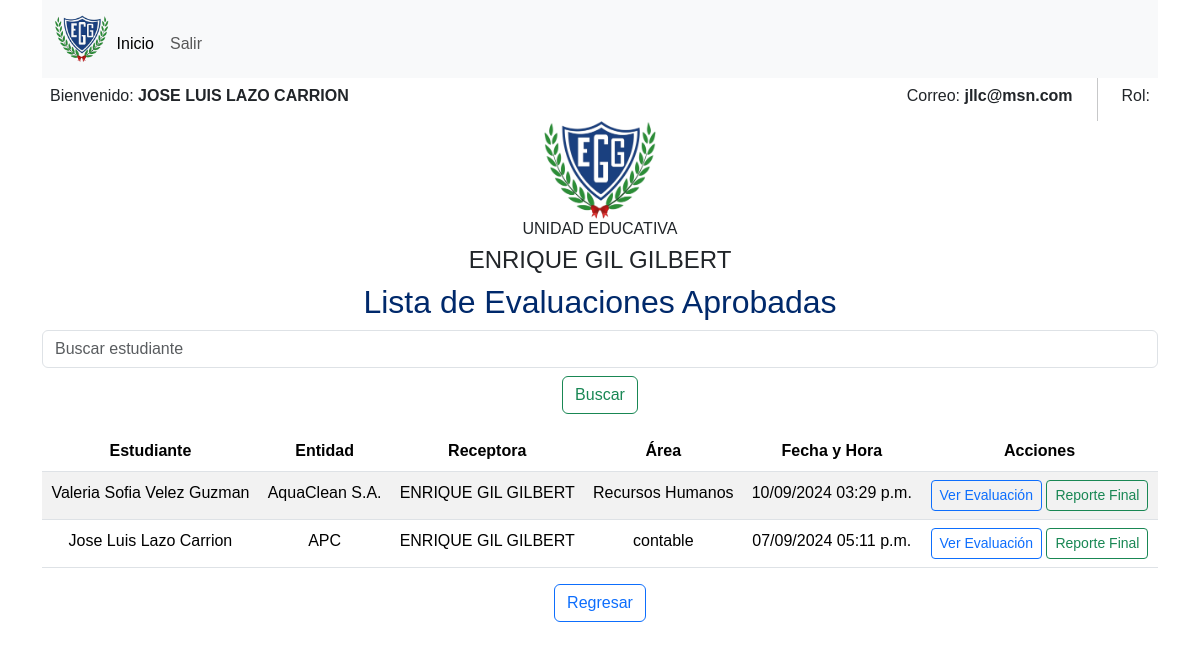
The page /evaluacion_aprobada_lista/ (signed in) on the database its author committed.
### estudiantes/models.py (models this page shows, shortened)
class Evaluacion(models.Model):
    estudiante = models.CharField(max_length=255)
    entidad = models.CharField(max_length=255)
    receptora = models.CharField(max_length=255)
    area = models.CharField(max_length=255)
    estado = models.CharField(max_length=20, default='Espera')
    fecha_hora_registro = models.DateTimeField(auto_now_add=True)
    perfil = models.IntegerField(default=0)
    evaluacion_1_1 = models.CharField(max_length=1, blank=True, null=True)
    evaluacion_1_2 = models.CharField(max_length=1, blank=True, null=True)
    evaluacion_1_3 = models.CharField(max_length=1, blank=True, null=True)
    evaluacion_1_4 = models.CharField(max_length=1, blank=True, null=True)
    evaluacion_1_5 = models.CharField(max_length=1, blank=True, null=True)
    evaluacion_2_1 = models.CharField(max_length=1, blank=True, null=True)
    evaluacion_2_2 = models.CharField(max_length=1, blank=True, null=True)
    evaluacion_2_3 = models.CharField(max_length=1, blank=True, null=True)
    evaluacion_2_4 = models.CharField(max_length=1, blank=True, null=True)
    evaluacion_2_5 = models.CharField(max_length=1, blank=True, null=True)
    evaluacion_3_1 = models.CharField(max_length=1, blank=True, null=True)
    evaluacion_3_2 = models.CharField(max_length=1, blank=True, null=True)
    evaluacion_3_3 = models.CharField(max_length=1, blank=True, null=True)
    evaluacion_3_4 = models.CharField(max_length=1, blank=True, null=True)
    evaluacion_3_5 = models.CharField(max_length=1, blank=True, null=True)
    evaluacion_4_1 = models.CharField(max_length=1, blank=True, null=True)
    evaluacion_4_2 = models.CharField(max_length=1, blank=True, null=True)
    evaluacion_4_3 = models.CharField(max_length=1, blank=True, null=True)
    evaluacion_4_4 = models.CharField(max_length=1, blank=True, null=True)
    evaluacion_4_5 = models.CharField(max_length=1, blank=True, null=True)
    evaluacion_5_1 = models.CharField(max_length=1, blank=True, null=True)
    evaluacion_5_2 = models.CharField(max_length=1, blank=True, null=True)
    evaluacion_5_3 = models.CharField(max_length=1, blank=True, null=True)
    evaluacion_5_4 = models.CharField(max_length=1, blank=True, null=True)
    evaluacion_5_5 = models.CharField(max_length=1, blank=True, null=True)
    evaluacion_6_1 = models.CharField(max_length=1, blank=True, null=True)
    evaluacion_6_2 = models.CharField(max_length=1, blank=True, null=True)
    evaluacion_6_3 = models.CharField(max_length=1, blank=True, null=True)
    evaluacion_6_4 = models.CharField(max_length=1, blank=True, null=True)
    evaluacion_6_5 = models.CharField(max_length=1, blank=True, null=True)
    evaluacion_7_1 = models.CharField(max_length=1, blank=True, null=True)
    evaluacion_7_2 = models.CharField(max_length=1, blank=True, null=True)
    evaluacion_7_3 = models.CharField(max_length=1, blank=True, null=True)
    evaluacion_7_4 = models.CharField(max_length=1, blank=True, null=True)
    evaluacion_7_5 = models.CharField(max_length=1, blank=True, null=True)
    evaluacion_8_1 = models.CharField(max_length=1, blank=True, null=True)
    evaluacion_8_2 = models.CharField(max_length=1, blank=True, null=True)
    evaluacion_8_3 = models.CharField(max_length=1, blank=True, null=True)
    evaluacion_8_4 = models.CharField(max_length=1, blank=True, null=True)
    evaluacion_8_5 = models.CharField(max_length=1, blank=True, null=True)
    evaluacion_9_1 = models.CharField(max_length=1, blank=True, null=True)
    evaluacion_9_2 = models.CharField(max_length=1, blank=True, null=True)
    evaluacion_9_3 = models.CharField(max_length=1, blank=True, null=True)
    evaluacion_9_4 = models.CharField(max_length=1, blank=True, null=True)
    evaluacion_9_5 = models.CharField(max_length=1, blank=True, null=True)
    evaluacion_10_1 = models.CharField(max_length=1, blank=True, null=True)
    evaluacion_10_2 = models.CharField(max_length=1, blank=True, null=True)
    evaluacion_10_3 = models.CharField(max_length=1, blank=True, null=True)
    evaluacion_10_4 = models.CharField(max_length=1, blank=True, null=True)
    evaluacion_10_5 = models.CharField(max_length=1, blank=True, null=True)
    evaluacion_11_1 = models.CharField(max_length=1, blank=True, null=True)
    evaluacion_11_2 = models.CharField(max_length=1, blank=True, null=True)
    evaluacion_11_3 = models.CharField(max_length=1, blank=True, null=True)
    evaluacion_11_4 = models.CharField(max_length=1, blank=True, null=True)
    evaluacion_11_5 = models.CharField(max_length=1, blank=True, null=True)
    evaluacion_12_1 = models.CharField(max_length=1, blank=True, null=True)
    evaluacion_12_2 = models.CharField(max_length=1, blank=True, null=True)
    evaluacion_12_3 = models.CharField(max_length=1, blank=True, null=True)
    evaluacion_12_4 = models.CharField(max_length=1, blank=True, null=True)
    evaluacion_12_5 = models.CharField(max_length=1, blank=True, null=True)

### estudiantes/views.py (the view)
# urls.py: path('evaluacion_aprobada_lista/', views.evaluacion_aprobada_lista, name='evaluacion_aprobada_lista'),
@login_required
def evaluacion_aprobada_lista(request):
    query = request.GET.get('q', '')  # Captura el valor de búsqueda
    evaluaciones = Evaluacion.objects.filter(estado='Aprobado').order_by('-fecha_hora_registro')
    if query:
        evaluaciones = evaluaciones.filter(Q(estudiante__icontains=query))
    context = {
        'evaluaciones': evaluaciones,
        'query': query,  # Pasar el valor de búsqueda al contexto
    }
    return render(request, 'evaluacion_aprobadalista.html', context)

### templates/evaluacion_aprobadalista.html (shortened to what this page needs)
{% extends 'bases/basehome.html' %}
{% block content %}
<h2>Lista de Evaluaciones Aprobadas</h2>
<form method="GET" action="{% url 'evaluacion_aprobada_lista' %}" class="mb-3">
    <input type="text" name="q" value="{{ query }}" class="form-control" placeholder="Buscar estudiante">
    <button type="submit" class="btn btn-outline-success mt-2">Buscar</button>
</form>
<div class="table-responsive">
  <table class="table table-striped table-hover">
      <thead>
          <tr>
              <th>Estudiante</th>
              <th>Entidad</th>
              <th>Receptora</th>
              <th>Área</th>
              <th>Fecha y Hora</th>
              <th>Acciones</th>
          </tr>
      </thead>
      <tbody>
          {% for evaluacion in evaluaciones %}
          <tr>
              <td>{{ evaluacion.estudiante }}</td>
              <td>{{ evaluacion.entidad }}</td>
              <td>{{ evaluacion.receptora }}</td>
              <td>{{ evaluacion.area }}</td>
              <td>{{ evaluacion.fecha_hora_registro |date:"d/m/Y h:i a"}}</td>
              <td>
                  <a href="{% url 'ver_evaluacion' evaluacion.id %}" class="btn btn-outline-primary btn-sm">Ver Evaluación</a>
                  <a href="{% url 'generar_reporte' evaluacion.id %}" class="btn btn-outline-success btn-sm">Reporte Final</a>
              </td>
          </tr>
          {% endfor %}
      </tbody>
  </table>
</div>
<a class="btn btn-outline-primary mb-3" href="{% url 'tutor_documentos' %}">Regresar</a>
{% endblock %}

### templates/bases/basehome.html (shortened to what this page needs)
{% load static %}
<!DOCTYPE html>
<html lang="es">
<head>
    <link href="https://cdn.jsdelivr.net/npm/bootstrap@5.3.3/dist/css/bootstrap.min.css" rel="stylesheet">
    <link href="{% static "css/style.css" %}" rel="stylesheet" type="text/css">
    <link href="{% static "css/respuesta.css" %}" rel="stylesheet" type="text/css">
</head>
<body>
<header class="container">
  <nav class="navbar navbar-expand-lg bg-body-tertiary">
    <div class="container-fluid">
        <img src="{% static 'img/logopeque.png' %}" width="5%" alt="Logo">
      <div class="collapse navbar-collapse" id="navbarNav">
        <ul class="navbar-nav">
          <li class="nav-item">
            <a class="nav-link active" href="{% url 'home' %}">Inicio</a>
        </li>
            <li class="nav-item"> <a class="nav-link" href="{% url 'logout' %}">Salir</a> </li>
        </ul>
      </div>
    </div>
  </nav>
</header>
  <div class="container">
    <div class="hstack gap-3">
      <div class="p-2"><h6>Bienvenido: <strong>{{user.first_name|upper}} {{user.last_name|upper}}</strong></h6></div>
      <div class="p-2 ms-auto"><h6>Correo: <strong> {{request.session.email}} </strong></h6></div>
      <div class="p-2"><h6>Rol: <strong>{{request.session.rol|upper}}</strong></h6></div>
    </div>
  </div>
  <div class="container text-center">
    <img  src="{% static 'img/logo.png' %}" width="10%" alt="Logo">
    <h6 class=" titulo-text">UNIDAD EDUCATIVA</h6>
    <h4 class="titulo-text">ENRIQUE GIL GILBERT</h4>
    {% block content %}
    {% endblock %}
  </div>
  </body>
</html>

### static/css/style.css (style rules this page uses)
h2 { color: #00296b !important; }

### static/css/respuesta.css (style rules this page uses)
div { font-family: Arial, sans-serif; line-height: 1.6; }
ul { margin: 10px 0; }
li { margin: 5px 0; }

### rows shown on the page
Evaluacion: estudiante "Valeria Sofia Velez Guzman", entidad "AquaClean S.A.", receptora "ENRIQUE GIL GILBERT", area "Recursos Humanos", fecha_hora_registro "10/09/2024 03:29 p.m."
Evaluacion: estudiante "Jose Luis Lazo Carrion", entidad "APC", receptora "ENRIQUE GIL GILBERT", area "contable", fecha_hora_registro "07/09/2024 05:11 p.m."

### other values the page prints
{{ user.first_name|upper }} "JOSE LUIS"
{{ user.last_name|upper }} "LAZO CARRION"
{{ request.session.email }} "jllc@msn.com"
